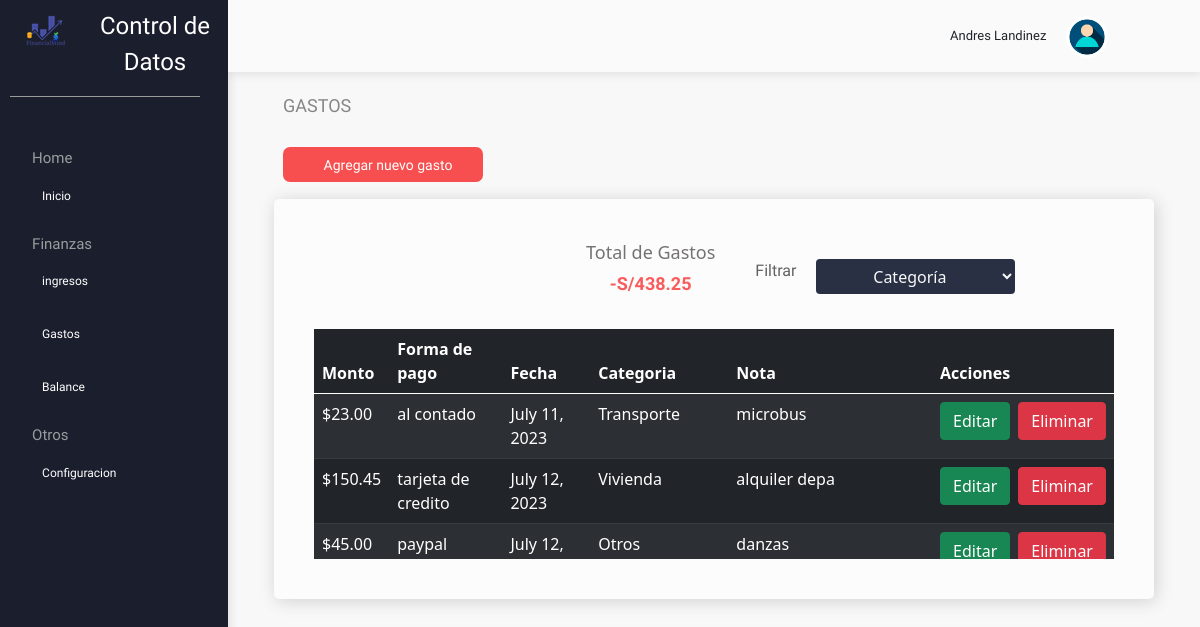
Page /gasto.php (signed in) on the committed database.
### tables this page shows
CREATE TABLE `gastos` (
  `id_gasto` int(11) NOT NULL,
  `id_usuario` int(11) DEFAULT NULL,
  `monto` decimal(10,2) DEFAULT NULL,
  `forma_pago` varchar(50) DEFAULT NULL,
  `fecha` date DEFAULT NULL,
  `id_categoria` int(11) DEFAULT NULL,
  `nota` varchar(100) DEFAULT NULL
);

CREATE TABLE `categorias` (
  `id_categoria` int(11) NOT NULL,
  `categoria` varchar(50) DEFAULT NULL
);

### modelo/table.php (the view, shortened to what this page needs)
<?php
global $connection;
$id_usu = $_SESSION['id_usuario'];
$query = "SELECT g.id_gasto, g.monto, g.forma_pago, g.fecha, c.categoria, g.nota
          FROM gastos AS g
          JOIN categorias AS c ON g.id_categoria = c.id_categoria
          WHERE g.id_usuario = $id_usu";
$resultado = mysqli_query($connection, $query);
while ($fila = mysqli_fetch_assoc($resultado)) {
    $idGasto = $fila['id_gasto'];
    $monto = $fila['monto'];
    $formaPago = $fila['forma_pago'];
    $fecha = $fila['fecha'];
    $categoria = $fila['categoria'];
    $nota = $fila['nota'];
    $fechaDateTime = new DateTime($fecha);
    $locale = Locale::getDefault();
    $formatter = new IntlDateFormatter($locale, IntlDateFormatter::LONG, IntlDateFormatter::NONE);
    $fechaFormateada = $formatter->format($fechaDateTime);
    ?>
    <tr>
        <td>$<?php echo $monto; ?></td>
        <td><?php echo $formaPago; ?></td>
        <td><?php echo $fechaFormateada; ?></td>
        <td><?php echo $categoria; ?></td>
        <td><?php echo $nota; ?></td>
        <td>
            <div class="d-flex">
                <button class="btn btn-success me-2" onclick="editIngreso('<?php echo $idGasto; ?>', '<?php echo $monto; ?>', '<?php echo $formaPago; ?>', '<?php echo $categoria; ?>', '<?php echo $nota; ?>')">Editar</button>
                <a href="eliminar_ingreso.php?id=<?php echo $idGasto; ?>" class="btn btn-danger" onclick="return confirm('¿Estás seguro de eliminar este gasto?')">
                    Eliminar
                </a>
            </div>
        </td>
    </tr>
<?php
}
?>

### gasto.php (shortened to what this page needs)
<?php
    $nombre = $_SESSION['nombre'];
    $fotoPerfil = $_SESSION['foto_perfil'];
    $rutaFotoPerfil = "fotos/" . $fotoPerfil;
?>
<!DOCTYPE html>
<html lang="en">
<head>
    <link rel="stylesheet" href="css/reset.css">
    <link rel="stylesheet" href="bootstrap/css/bootstrap.css">
    <link rel="stylesheet" href="bootstrap/js/bootstrap.min.js">
    <link rel="stylesheet" href="css/gasto/mobile.css">
    <link rel="stylesheet" href="css/gasto/style.css">
    <link rel='stylesheet' href='https://cdn-uicons.flaticon.com/uicons-thin-straight/css/uicons-thin-straight.css'>
    <link rel='stylesheet' href='https://cdn-uicons.flaticon.com/uicons-thin-rounded/css/uicons-thin-rounded.css'>
    <link rel='stylesheet' href='https://cdn-uicons.flaticon.com/uicons-regular-rounded/css/uicons-regular-rounded.css'>
    <link rel='stylesheet' href='https://cdn-uicons.flaticon.com/uicons-solid-rounded/css/uicons-solid-rounded.css'>
    <link rel='stylesheet' href='https://cdn-uicons.flaticon.com/uicons-bold-rounded/css/uicons-bold-rounded.css'>
</head>
<body>
    <header>
        <nav class="navcontainer">
            <div class="logo">
                <figure class="logo__icon">
                <img src="logo.png" alt="Logo" class="logo__img">
                </figure>
                <p class="logo__text">Control de Datos</p>
            </div>
            <span class="navcontainer__line"></span>
            <ul class="list">
                <span class="list__title">Home</span>
                <li class="list__item">
                    <a href="./inicio.php" class="list__link">
                        <p>Inicio</p>
                    </a>
                </li>
                <span class="list__title">Finanzas</span>
                <li class="list__item">
                    <a href="./ingreso.php" class="list__link">
                        <p>ingresos</p>
                    </a>
                </li>
                <li class="list__item">
                    <a href="./gasto.php" class="list__link">
                        <p>Gastos</p>
                    </a>
                </li>
                <li class="list__item">
                    <a href="./balance.php" class="list__link">
                        <p>Balance</p>
                    </a>
                </li>
                <span class="list__title">Otros</span>
                <li class="list__item">
                    <a href="configuracion.php" class="list__link">
                        <p>Configuracion</p>
                    </a>
                </li>
            </ul>
        </nav>
    </header>
    <main>
        <div class="head-container">
            <div class="user">
                <p class="user__name"><?php echo $nombre;?></p>
                <div class="user__img">
                    <img src="<?php echo $rutaFotoPerfil;?>" alt="" class="image">
                </div>
            </div>
        </div>
        <section class="spend">
            <p class="spend__title">GASTOS</p>
            <div class="btn-container">
                <button class="btn-container__btn" id="openModalBtn">
                    <p>Agregar nuevo gasto</p>
                </button>
            </div>
            <div class="table-container">
                <div class="container">
                    <div class="table-container__information">
                        <div class="table-container__texts">
                            <p>Total de Gastos</p>
                            <p class="text">-<span>S/</span><?php require 'modelo/total.php' ?></p>
                        </div>
                    </div>
                    <div class="table-container__cta">
                        <p>Filtrar</p>
                        <select class="select-container" id="input-select">
                            <option selected disabled>Categoría</option>
                        </select>
                    </div>
                </div>
                <div class="table-container__table">
                    <table class="table table-dark table-striped">
                        <thead>
                            <th>Monto</th>
                            <th>Forma de pago</th>
                            <th>Fecha</th>
                            <th>Categoria</th>
                            <th>Nota</th>
                            <th>Acciones</th>
                        </thead>
                        <tbody id="gastos-table-body">
                            <?php
                                require 'modelo/table.php';
                            ?>
                        </tbody>
                    </table>
                </div>
            </div>
        </section>
    </main>
</body>
</html>

### modelo/total.php (shortened to what this page needs)
<?php
$id_usu = $_SESSION['id_usuario'];
global $connection;
$query = "SELECT SUM(monto) AS total FROM gastos WHERE id_usuario = '$id_usu'";
$resultado = mysqli_query($connection, $query);
$fila = mysqli_fetch_assoc($resultado);
$totalIngresos = $fila['total'];
$totalIngresosFormateado = number_format($totalIngresos, 2);
echo $totalIngresosFormateado;
?>

### css/gasto/style.css (style rules this page uses)
body { display: flex; height: 100vh; background: #f9f8f8; }
main { width: 100vw; }
.navcontainer { height: 100%; width: 228px; background: #1B1F2D; padding: .1px; box-shadow: 2px 2px 10px rgba(0, 0, 0,.10); }
.logo { display: flex; justify-content: center; width: 100%; }
.logo__img { color: #0EE9A7; font-size: 55px; margin-left: 10px; }
.logo__text { color: #fff; font-size: 1.50rem; text-align: center; font-family: 'B612', sans-serif; margin-top: 8px; }
.navcontainer__line { display: block; border-bottom: 1.89px solid #9C9B9B; text-align: center; width: 190px; margin: 0px 10px 0px 10px; }
.list { display: flex; flex-direction: column; align-items: flex-start; margin-top: 50px; list-style: none; gap: 10px; margin-left: 0; }
.list__title { font-size: 15px; font-family: 'B612', sans-serif; color: #c7cdc8b8; }
.list__link { display: flex; text-decoration: none; gap: 8px; width: 200px; padding: 2px; }
.list__link p { font-size: 12px; margin-top: 5px; color: #fff; font-family: 'B612', sans-serif; }
.head-container { display: flex; justify-content: end; width:100%; height: 4.5rem; background: #FAFAFA; box-shadow: 2px 2px 10px rgba(0, 0, 0,.10); align-items: center; }
.user { display: flex; gap:20px; width: 250px; }
.user__img { height: 42px; width: 42px; margin-top: 5px; }
.image { width: 100%; height: 100%; object-fit: cover; border-radius: 50px; }
.user__name { padding-top: 15px; font-family: 'B612', sans-serif; font-size: 13px; }
.spend { display: flex; flex-direction: column; gap: 2px; }
.spend__title { font-size: 18px; font-family: 'B612', sans-serif; margin-top: 20px; color: #868686; margin-left: 55px; }
.btn-container { margin-left: 55px; }
.btn-container__btn { display: flex; justify-content: center; align-items: center; gap: 10px; padding-top: 6px; border: none; text-align: center; border-radius: 7px; width: 200px; height: 35px; background: #f70808b3; margin-bottom: 15px; margin-top: 10px; }
.btn-container__btn p { color: #fff; text-align: center; font-family: 'B612', sans-serif; font-size: 14px; margin-top: 12px; }
.table-container { display: flex; gap: 10px; flex-direction: column; height: 400px; max-height: 400px; min-height: 400; width: 55rem; padding: 40px; background: #FDFCFC; box-shadow: 2px 2px 18px rgba(0, 0, 0,.16); border-radius: 5px; margin: auto; }
.container { display: flex; gap: 40px; width: 600px; height: 60px; margin-left: 250px; }
.table-container__information { display: flex; gap: 10px; }
.table-container__texts { display: flex; flex-direction: column; gap: 2px; }
.table-container__texts p { color: #747272; font-size: 18px; text-align: center; }
p.text { margin-top: -14px; color: #f70808a7; font-family: 'B612', sans-serif; font-weight: bold; }
.table-container__table { margin-top: 20px; }
.table-container__cta { margin-top: 20px; display: flex; height: 35px; width: 260px; gap:20px; }
.table-container__cta p { color: #626262; font-family: 'B612', sans-serif; }
.table-container__cta select { height: 100%; width: 100%; background: #2A3044; border-radius: 4px; color:#f9f8f8; border: none; }
.table-container__cta select option { text-align: center; }
.table-container__table { overflow-y: auto; }
.table-container__table thead { position: sticky; top: 0; }

### rows in the picture
gastos: monto "23.00", forma_pago "al contado", fecha "July 11, 2023", id_categoria.categoria "Transporte", nota "microbus"
gastos: monto "150.45", forma_pago "tarjeta de credito", fecha "July 12, 2023", id_categoria.categoria "Vivienda", nota "alquiler depa"
gastos: monto "45.00", forma_pago "paypal", fecha "July 12,…", id_categoria.categoria "Otros", nota "danzas"

### other values in the picture
$nombre "Andres Landinez"
$totalIngresosFormateado "438.25"
